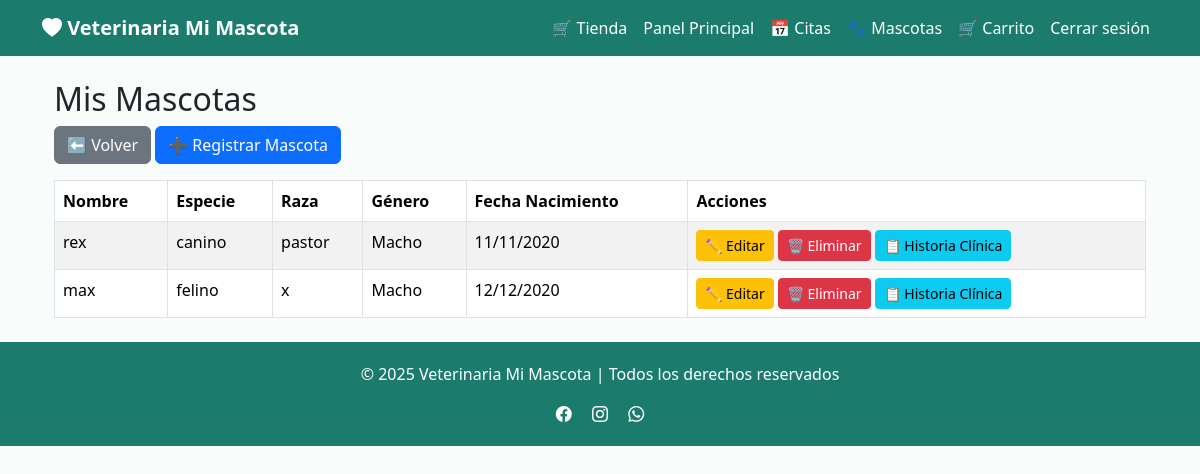
Screenshot of /mascotas/ (signed in) with the database file from the repository.
### app/models/mascota.py (models this page shows, shortened)
class Mascota(db.Model):
    __tablename__ = "mascotas"
    id_mascota = db.Column(db.Integer, primary_key=True)
    nombre = db.Column(db.String(100), nullable=False)
    especie = db.Column(db.String(50), nullable=False)
    raza = db.Column(db.String(50))
    genero = db.Column(db.String(10))
    fecha_nacimiento = db.Column(db.Date)
    id_usuario = db.Column(db.Integer, db.ForeignKey("usuarios.id_usuario"), nullable=False)
    usuario = db.relationship('Usuario', back_populates='mascotas')
    historia_clinica = db.relationship('HistoriaClinica', back_populates='mascota', uselist=False)
    citas = db.relationship('Cita', back_populates='mascota')

### app/routes/mascotas.py (the view)
@mascotas_bp.route("/")
@login_required
def index():
    mascotas = Mascota.query.filter_by(id_usuario=current_user.id_usuario).all()
    return render_template("mascotas/index.html", mascotas=mascotas)

### app/templates/mascotas/index.html
{% extends "base.html" %}
{% block content %}
<div class="container mt-4">
    <h2>Mis Mascotas</h2>
    <a href="{{ url_for('main.dashboard') }}" class="btn btn-secondary mb-3">⬅️ Volver</a>
    <a href="{{ url_for('mascotas.crear') }}" class="btn btn-primary mb-3">➕ Registrar Mascota</a>
    {% if mascotas %}
    <table class="table table-striped table-bordered">
        <thead>
            <tr>
                <th>Nombre</th>
                <th>Especie</th>
                <th>Raza</th>
                <th>Género</th>
                <th>Fecha Nacimiento</th>
                <th>Acciones</th>
            </tr>
        </thead>
        <tbody>
            {% for mascota in mascotas %}
            <tr>
                <td>{{ mascota.nombre }}</td>
                <td>{{ mascota.especie }}</td>
                <td>{{ mascota.raza }}</td>
                <td>{{ mascota.genero }}</td>
                <td>
                    {% if mascota.fecha_nacimiento %}
                        {{ mascota.fecha_nacimiento.strftime("%d/%m/%Y") }}
                    {% else %}
                        -
                    {% endif %}
                </td>
                <td>
                    <a href="{{ url_for('mascotas.editar', id_mascota=mascota.id_mascota) }}"
                       class="btn btn-sm btn-warning">✏️ Editar</a>
                    <form action="{{ url_for('mascotas.eliminar', id_mascota=mascota.id_mascota) }}"
                          method="POST" style="display:inline;">
                        <button type="submit" class="btn btn-sm btn-danger"
                                onclick="return confirm('¿Seguro que quieres eliminar esta mascota?');">
                            🗑️ Eliminar
                        </button>
                    </form>
                    <a href="{{ url_for('historia.listar', id_mascota=mascota.id_mascota) }}"
                       class="btn btn-sm btn-info">📋 Historia Clínica</a>
                </td>
            </tr>
            {% endfor %}
        </tbody>
    </table>
    {% else %}
        <div class="alert alert-info">No tienes mascotas registradas aún.</div>
    {% endif %}
</div>
{% endblock %}

### app/templates/base.html (style rules this page uses)
body { background-color: #f8fdfb; }

### rows the page displays
Mascota: nombre "rex", especie "canino", raza "pastor", genero "Macho", fecha_nacimiento "11/11/2020"
Mascota: nombre "max", especie "felino", raza "x", genero "Macho", fecha_nacimiento "12/12/2020"
